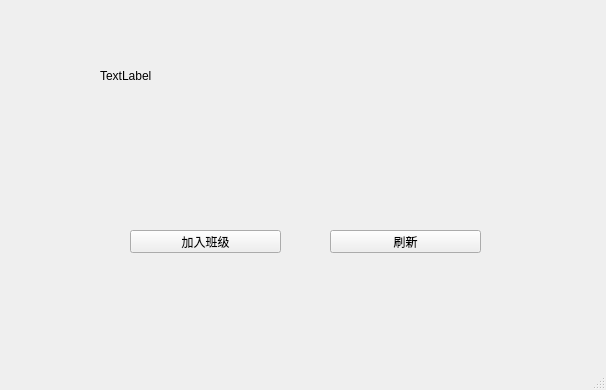
<?xml version="1.0" encoding="UTF-8"?>
<ui version="4.0">
 <class>MainWindow</class>
 <widget class="QMainWindow" name="MainWindow">
  <property name="geometry">
   <rect>
    <x>0</x>
    <y>0</y>
    <width>606</width>
    <height>390</height>
   </rect>
  </property>
  <property name="windowTitle">
   <string>MainWindow</string>
  </property>
  <widget class="QWidget" name="centralwidget">
   <widget class="QLabel" name="label">
    <property name="geometry">
     <rect>
      <x>100</x>
      <y>60</y>
      <width>421</width>
      <height>31</height>
     </rect>
    </property>
    <property name="text">
     <string>TextLabel</string>
    </property>
   </widget>
   <widget class="QPushButton" name="pushButton">
    <property name="geometry">
     <rect>
      <x>130</x>
      <y>230</y>
      <width>151</width>
      <height>23</height>
     </rect>
    </property>
    <property name="text">
     <string>加入班级</string>
    </property>
   </widget>
   <widget class="QPushButton" name="pushButton_2">
    <property name="geometry">
     <rect>
      <x>330</x>
      <y>230</y>
      <width>151</width>
      <height>23</height>
     </rect>
    </property>
    <property name="text">
     <string>刷新</string>
    </property>
   </widget>
  </widget>
  <widget class="QMenuBar" name="menubar">
   <property name="geometry">
    <rect>
     <x>0</x>
     <y>0</y>
     <width>606</width>
     <height>22</height>
    </rect>
   </property>
  </widget>
  <widget class="QStatusBar" name="statusbar"/>
 </widget>
 <resources/>
 <connections/>
</ui>
